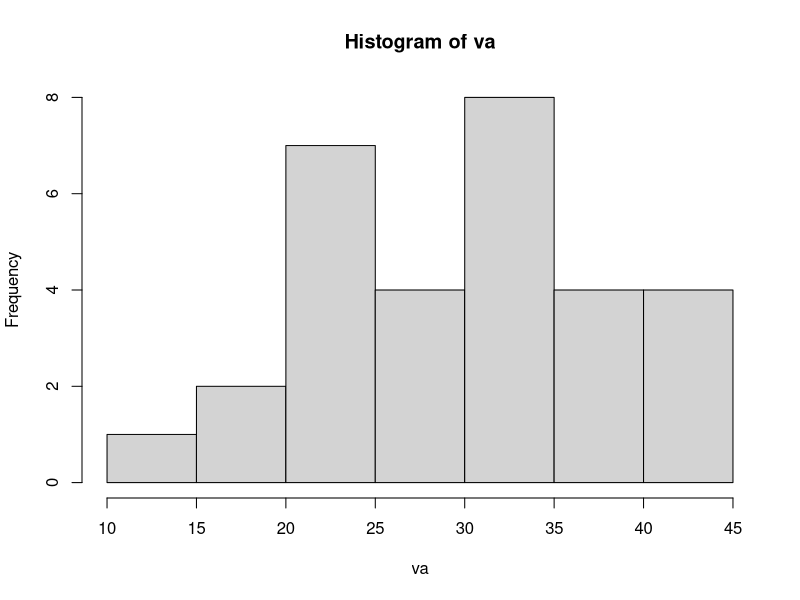
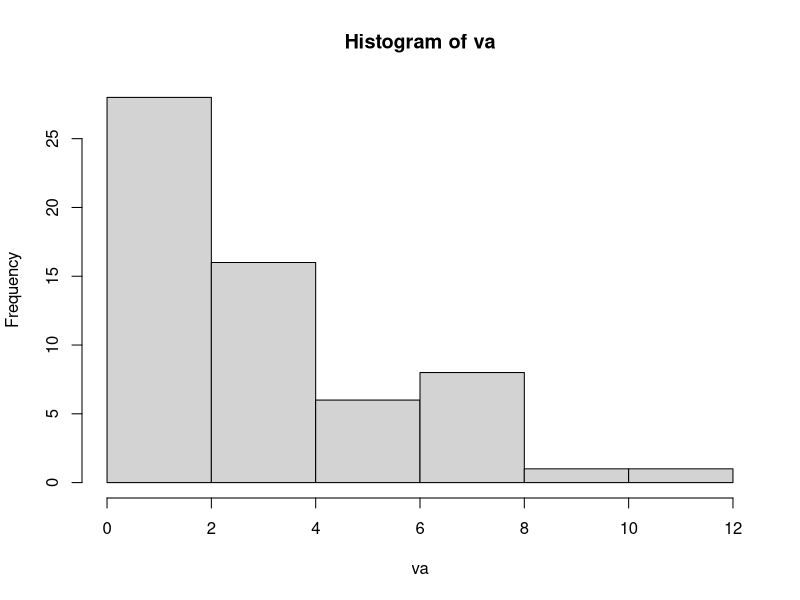
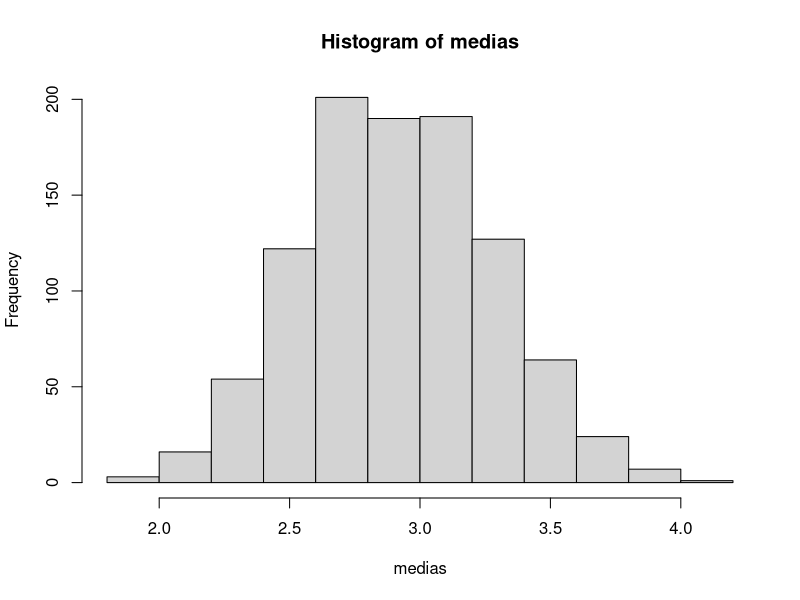
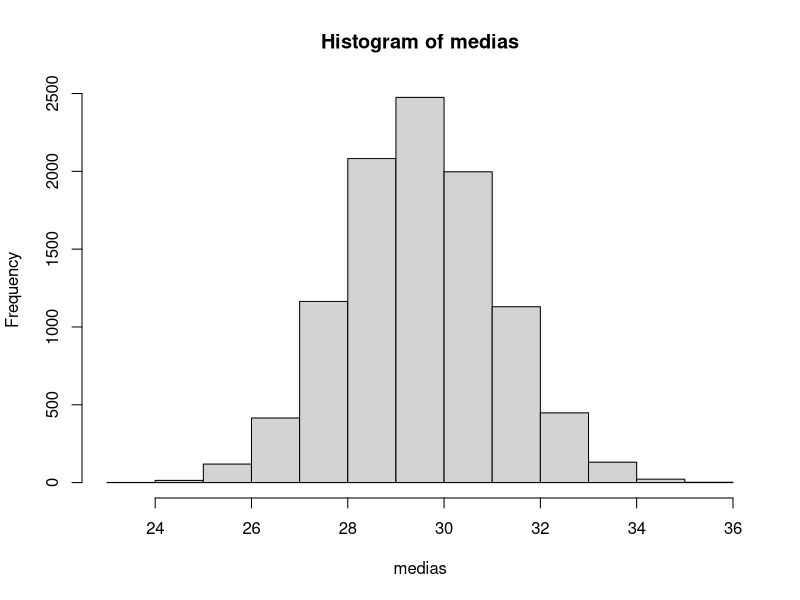

Recreate these plots in R, in order.
###########################################################
####### Intervalo de Confiança #######
## AED - Capitulo 03 - Prof. Máiron Chaves ####
###########################################################

#Copie este código, cole no seu R e execute para ver os resultados
########## Intervalo de confiança para média amostral pela distribuição Normal Padrão #############################
# Obter o intervalo de confiança para uma variável cuja média = 30, desvio padrão =7,31 e n = 30
#Temos que definir o nível de confiança do nosso intervalo.
#Podemos obter o valor do quantil para o nível de confiança desejado com a função qnorm()

#O quantil na distribuição normal padrão para 95% de confiança
ic <- 0.95
alfa <- 1-ic
1-(alfa/2)
qnorm(0.975)
#Vamos armazenar os valores em objetos
media <- 30
desvio_padrao_populacional <- 7.31
n <- 30
quantil_95 <- qnorm(0.975)
#Aplicando a fórmula vista na apostila fica:
Limite_Superior <- 30+quantil_95*(desvio_padrao_populacional/sqrt(n))
Limite_Inferior <- 30-quantil_95*(desvio_padrao_populacional/sqrt(n))
paste("Com 95% de confiança, podemos afirmar que a média varia entre",Limite_Inferior," e ",Limite_Superior)

####################### Intervalo de confiança para a média amostral pela distribuição t de Student ############
#A teoria nos diz para utilizar a distribuição t de Student quando não soubermos o desvio padrão populacional.
#Vamos assumir que o desvio padrão que temos é obtido a partir da amostra
#Vamos armazenar os valores em objetos
media <- 30

desvio_padrao_amostral <- 7.31
n <- 30
quantil_95_t <- qt(0.975,df = n-1)
#Aplicando a fórmula vista na apostila fica:
Limite_Superior_t <- 30+quantil_95_t*(desvio_padrao_amostral/sqrt(n))
Limite_Inferior_t <- 30-quantil_95_t*(desvio_padrao_amostral/sqrt(n))
paste("Com 95% de confiança, podemos afirmar que a média varia entre",Limite_Inferior_t," e ",Limite_Superior_t)
#Supondo que nossa variável já esteja em um data frame aqui no R, tem um comando para
#fornecer o intervalo de confiança de forma bem mais fácil
#Vamos gerar com o comando rnorm() uma variável aleatoria com média 30, desvio padrão 7,31 e n = 30
va <- rnorm(n = 30, mean = 30, sd = 7.31)
#Vamos visualizar a va gerada
hist(va)
#Calculando o intervalo de 95% de confiança com a distribuição t de Student
#com a funçao t.test()
IC <-t.test(va, conf.level = 0.95)
IC$conf.int
#Pronto, já temos o intervalo de confiança para média. Beeem mais fácil assim :)

####################### Intervalo de confiança para a proporção ############
#Utilizando o exemplo da apostila, onde calculamos o intervalo para proporção onde
# 138 de n = 500 clientes realizaram a devolução do produto
#Vamos armazenar os valores em objetos
devolucoes <- 138
n <- 500
quantil_95 <-qnorm(0.975)
proporcao_devolucoes <- devolucoes/n
#Aplicando a fórmula vista na apostila fica:
Limite_Superior_prop <- proporcao_devolucoes + quantil_95 * sqrt(proporcao_devolucoes*(1-proporcao_devolucoes)/n)
Limite_Inferior_prop <- proporcao_devolucoes - quantil_95 * sqrt(proporcao_devolucoes*(1-proporcao_devolucoes)/n)
paste("Com 95% de confiança, podemos afirmar que a proporção varia entre",Limite_Inferior_prop," e ",Limite_Superior_prop)
#Podemos obter o intervalo de confiança para proporção mais fácil pela função prop.test()
IC_proporcao <- prop.test(x = 138, n = 500, conf.level = 0.95)
IC_proporcao$conf.int

############### Intervalo de confiança para média via Bootstrap ############
#Vamos gerar uma va seguindo uma distribuição qui-quadrado
va <- rchisq(n = 60, df = 3)
#Observe o quão assimétrica é a va
hist(va)
#Inicializa variaveis
medias <- c() #Essa variável é um vetor para armazenar a média de cada subamostra bootstrap
R <- 1000 #Numero de subamostras extraídas para gerar a distribuição amostral de médias
#bootstrap
for (i in 1:R) {
  #Realiza uma subamostragem aleatória com reposição da va
  reamostra <- sample(va, size = 50, replace = T)
  #Armazena a média da subamostra
  medias[i] <- mean(reamostra)
}
#Distribuicao das médias das subamostras (distribuição amostral da média da va)
hist(medias)
#Observe que mesmo a variável original não seguindo uma distribuição normal, o Teorema Central do Limite
#nos garante que a distribuição das médias será normal se n é suficientemente grande
#A partir das médias geradas, precisamos achar dois valores, o que corta a cauda inferior
#e o que corta a cauda superior da distribuição. Lembrando que ela é simétrica
#Caso o intervalo desejado seja de 95% de confiança, temos que ordenar essa distribuição
#do menor valor para o maior e achar o valor que deixará 2,5% dos dados para trás e o
#valor que deixará 97,5% para trás
(1-0.95)/2
1-(1-0.95)/2
#Visualize o intervalo de confiança via bootstrap
quantile( medias, probs = c(0.025,0.975))
#Vamos realizar mais um experimento
#Geraremos uma va com média = 30 e desvio padrão amostral =7.31 e n = 30
va <- rnorm(n = 30, mean = 30, sd = 7.31)
#Iremos calcular o intervalo de confiança usando o Bootstrap e também com a distribuição
# t de Student. Compararemos os resultados.
#Inicializa variavel para armazenar as médias de cada subamostra
medias <- c()
R <- 10000 #Numero de subamostras extraídas para gerar a distribuição amostral de médias
#bootstrap
for (i in 1:R) {
  #Realiza uma subamostragem aleatória com reposição da va
  reamostra <- sample(va, size = 20, replace = T)
  #Armazena a média da subamostra
  medias[i] <- mean(reamostra)
}
#Distribuicao das médias das subamostras (distribuição amostral da média da va)
hist(medias)
#Limites inferior e superior do intervalo pelo bootstrap
quantile( medias, probs = c(0.025,0.975))
#Limites inferior e superior do intervalo via t de Student
IC<-t.test(va, conf.level = 0.95)
IC$conf.int
